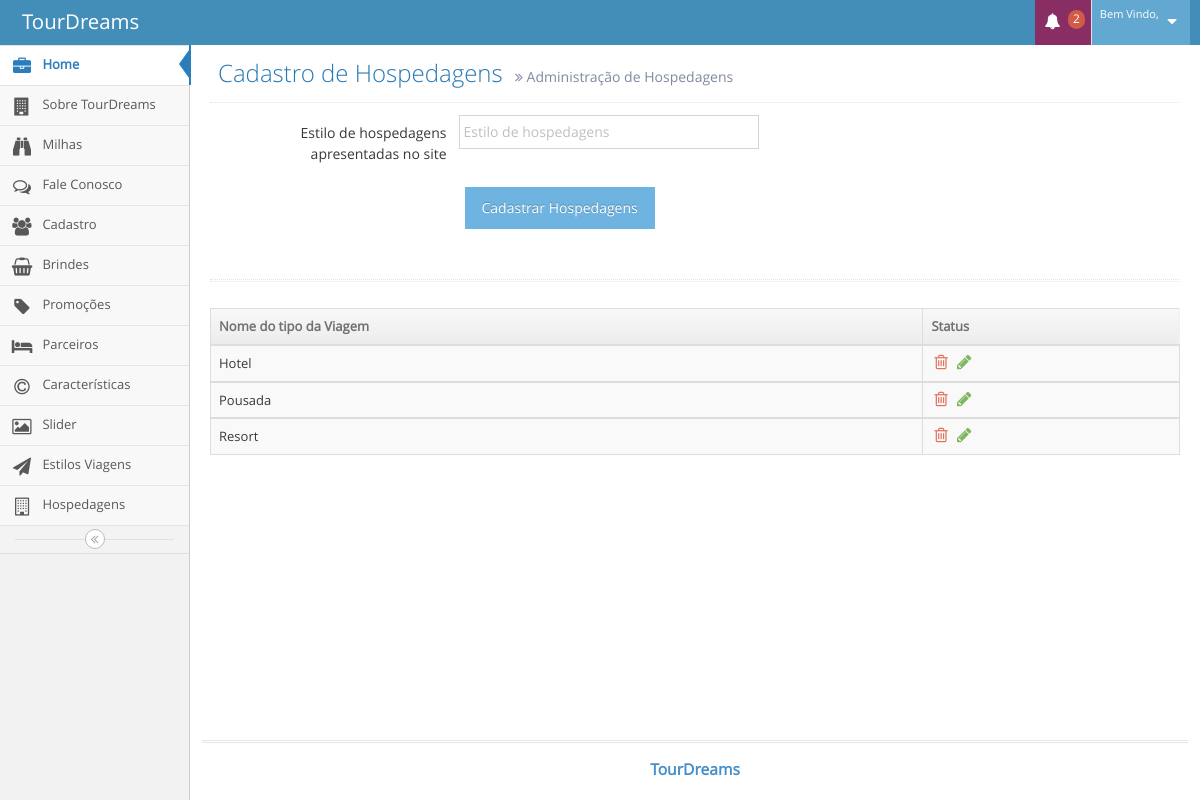
Page /tour_dreams/TourDreams/CMS/hospedagens.php on the earlier database version.
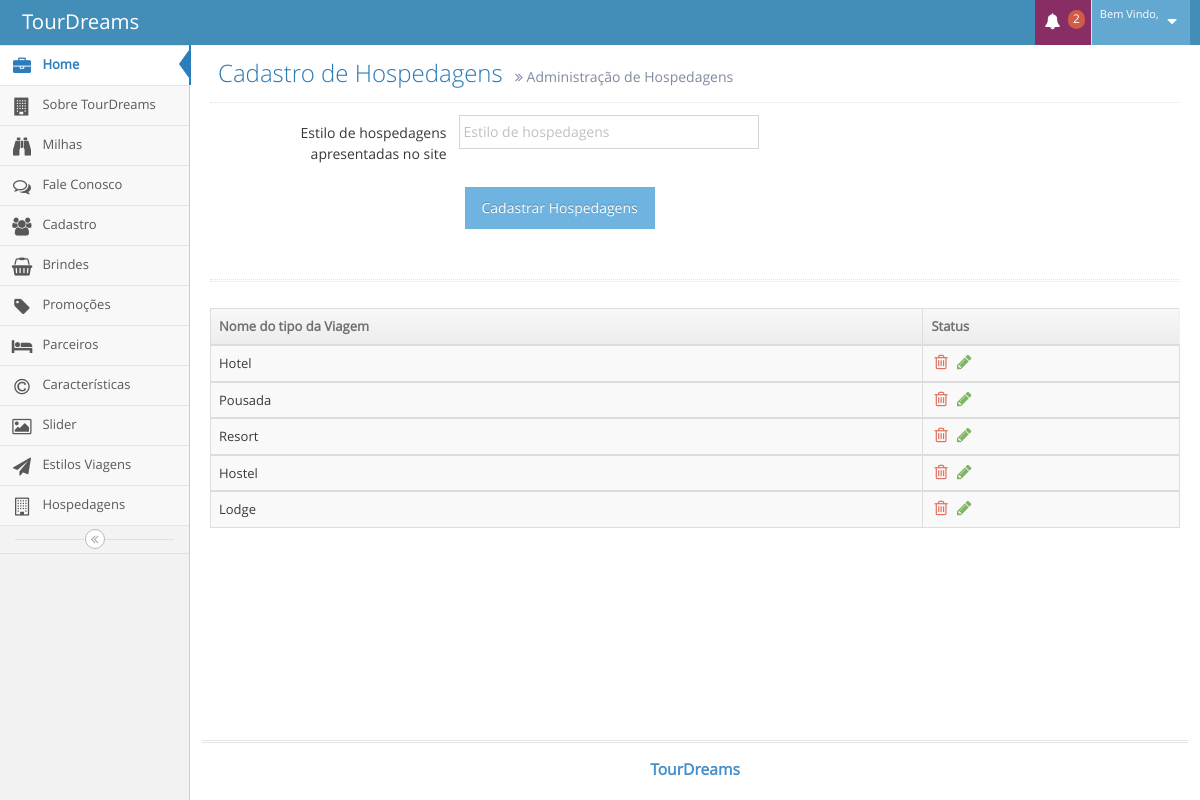
Same page on the later database version.
### tables this page shows
CREATE TABLE `tbl_estilo_produto` (
  `id_estilo_produto` int(11) NOT NULL AUTO_INCREMENT,
  `nome_estilo_produto` varchar(45) NOT NULL,
  PRIMARY KEY (`id_estilo_produto`)
);

### tour_dreams/TourDreams/CMS/hospedagens.php (the view, shortened to what the changed rows need)
<!DOCTYPE html>
<html lang="pt-br">
	<head>
		<link rel="stylesheet" href="assets/css/bootstrap.min.css" />
		<link rel="stylesheet" href="assets/font-awesome/4.5.0/css/font-awesome.min.css" />
		<link rel="stylesheet" href="assets/css/jquery-ui.custom.min.css" />
		<link rel="stylesheet" href="assets/css/chosen.min.css" />
		<link rel="stylesheet" href="assets/css/bootstrap-datepicker3.min.css" />
		<link rel="stylesheet" href="assets/css/bootstrap-timepicker.min.css" />
		<link rel="stylesheet" href="assets/css/daterangepicker.min.css" />
		<link rel="stylesheet" href="assets/css/bootstrap-datetimepicker.min.css" />
		<link rel="stylesheet" href="assets/css/bootstrap-colorpicker.min.css" />
		<link rel="stylesheet" href="assets/css/ace.min.css" class="ace-main-stylesheet" id="main-ace-style" />
		<link rel="stylesheet" href="assets/css/ace-skins.min.css" />
		<link rel="stylesheet" href="assets/css/ace-rtl.min.css" />
	</head>
	<body class="no-skin">
		<div class="main-container ace-save-state" id="main-container">
			<div class="main-content">
				<div class="main-content-inner">
					<div class="page-content">
						<div class="page-header">
							<h1>
								Cadastro de Hospedagens
								<small>
									<i class="ace-icon fa fa-angle-double-right"></i>
									Administração de Hospedagens
								</small>
							</h1>
						</div>
					</div>
					<div class="page-content">
						<div class="row">
							<div class="col-xs-12">
								<div class="row">
									<div class="col-xs-12">
										<div>
											<table id="dynamic-table" class="table table-striped table-bordered table-hover">
												<thead>
													<tr>
														<th>Nome do tipo da Viagem</th>
														<th>Status</th>
													</tr>
												</thead>
												<?php
												$sql = "select * from tbl_estilo_produto";
												$select = mysql_query($sql);
												while($rs = mysql_fetch_array($select)){
												?>
												<tbody>
													<tr>
														<td>
															<?php echo($rs['nome_estilo_produto']);?>
														</td>
														<td>
															<div class="hidden-sm hidden-xs action-buttons">
																<a class="red" href="hospedagens.php?modo=excluir&id_estilo_produto=<?php echo($rs['id_estilo_produto']);?>&nome_administrador=<?php echo($_GET['nome_administrador']);?>&id_administrador=<?php echo($_GET['id_administrador']);?>">
																	<i class="ace-icon fa fa-trash-o bigger-130"></i>
																</a>
																<a class="green" href="hospedagens.php?modo=editar&id_estilo_produto=<?php echo($rs['id_estilo_produto']);?>&nome_administrador=<?php echo($_GET['nome_administrador']);?>&id_administrador=<?php echo($_GET['id_administrador']);?>">
																	<i class="ace-icon fa fa-pencil bigger-130"></i>
																</a>
															</div>
														</td>
													</tr>
													<?php
														}
													?>
												</tbody>
											</table>
										</div>
									</div>
								</div>
							</div>
						</div>
					</div>
				</div>
			</div>
		</div>
	</body>
</html>

Differences in the rows shown:
added tbl_estilo_produto: nome_estilo_produto "Hostel"
added tbl_estilo_produto: nome_estilo_produto "Lodge"
